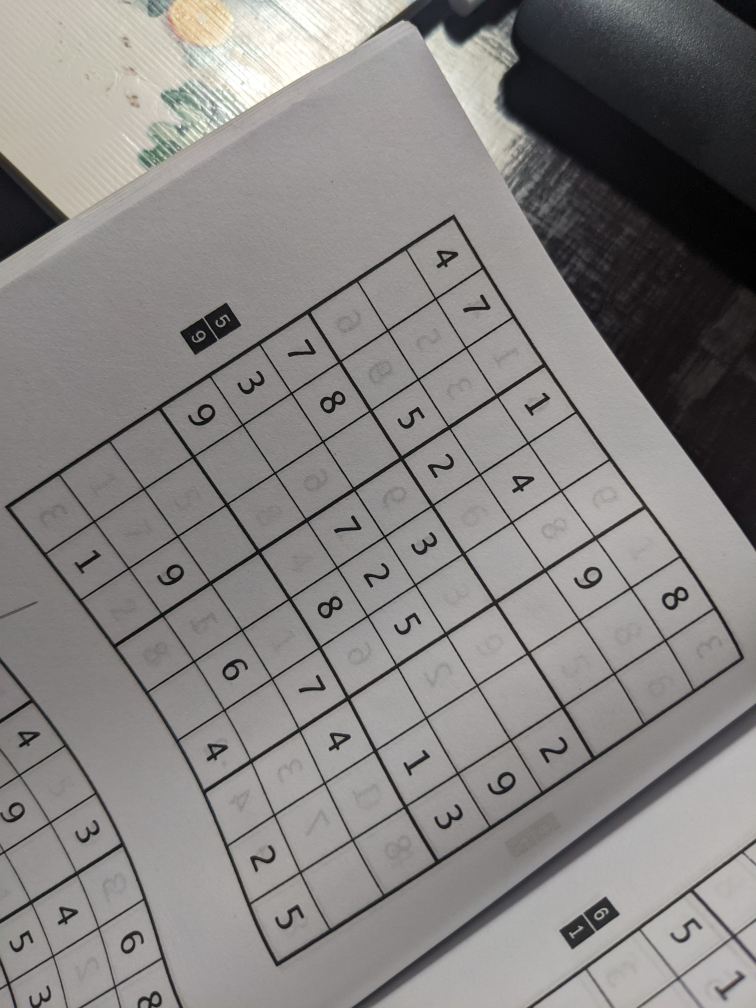
#> input picture images/sudoku.jpg, 3024 x 4032 px (shown at 1/4 size)
$ jupyter execute threshold.ipynb
#> lines starting #> are read from the running program, lines starting #| are printed output that depends on the picture; after the words box and inside, x2 and y2 are one past the last pixel; in counts of white or black regions, pixels touching at a corner belong together
[cell 1]
import cv2 as cv
import numpy as np
import matplotlib.pyplot as plt

## Threshold

Hai loại: threshold local và threshold global. Threshold có nhiệm vụ là chia các pixel trong ảnh thành hai loại trắng (giá trị cao nhất 255) và đen (giá trị nhỏ nhất 0).

Threshold đơn giản nhất là nếu giá trị pixel (gray scale) lớn hơn một ngưỡng $\theta$ thì thuộc loại trắng, ngược lại thuộc loại đen. Thực hiện bằng hàm `threshold` của OpenCV.

[cell 2]
img = cv.imread('images/sudoku.jpg') # ảnh bảng sudoku
#> img is the input picture: shape (4032, 3024, 3); mean B, G, R 129.6, 131.1, 133.8
height, width = img.shape[:2]
#> height = 4032; width = 3024
img = cv.resize(img, (width//4, height//4)) # resize lại ảnh cho nhỏ
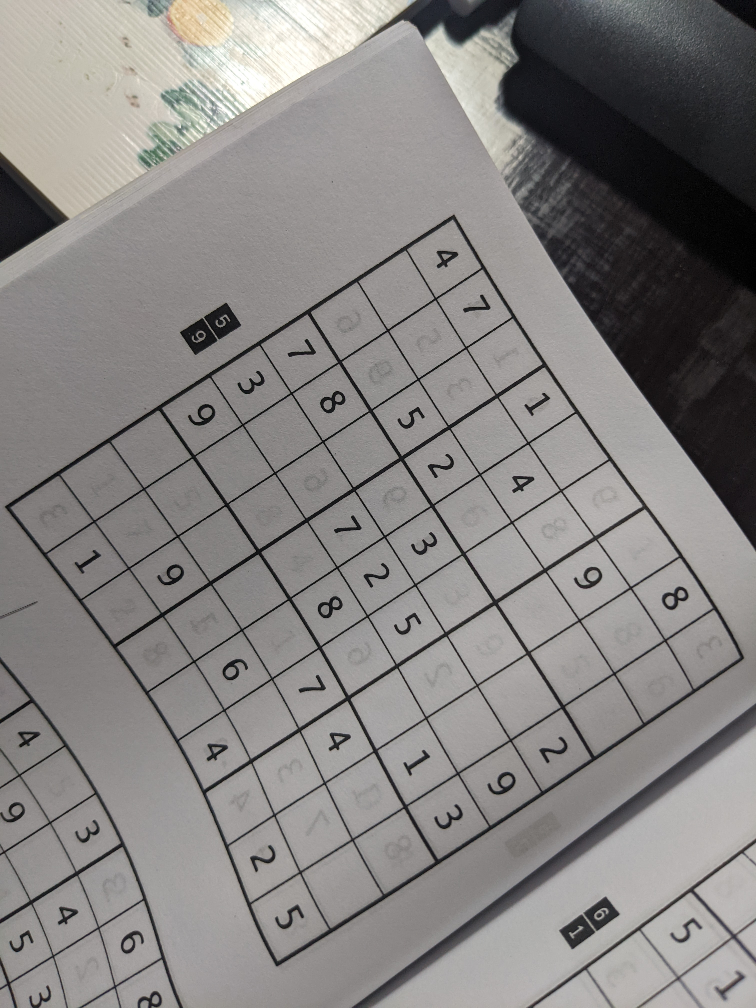
#> img: shape (1008, 756, 3); mean B, G, R 129.8, 131.3, 134
height, width = img.shape[:2]
#> height = 1008; width = 756

img = cv.cvtColor(img, cv.COLOR_BGR2GRAY)
#> img: shape (1008, 756)
ret, img_bw1 = cv.threshold(img, 127, 255, cv.THRESH_BINARY) # ngưỡng là 127, lớn hơn 127 thì gán 255
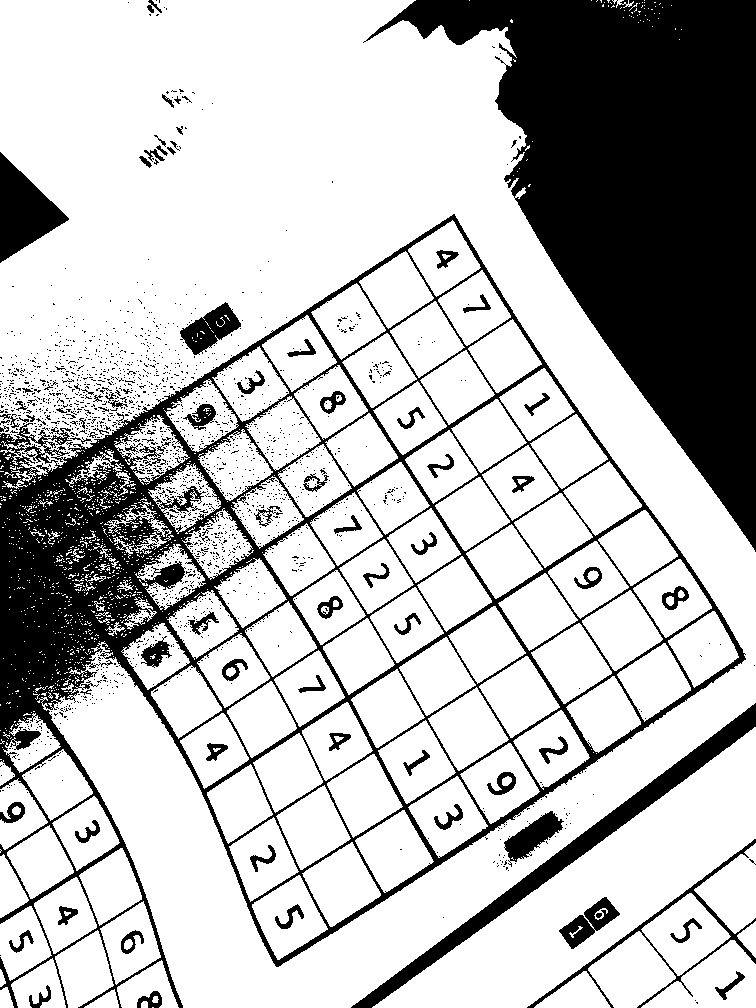
#> img_bw1: shape (1008, 756); 73.7% white; 1930 black regions (1851 under 20 px), largest, box (x1, y1, x2, y2) and area: (363, 0, 756, 552) 96379, (0, 214, 746, 1008) 71610, (351, 703, 756, 1008) 8012
ret, img_bw2 = cv.threshold(img, 100, 255, cv.THRESH_BINARY) # ngưỡng là 100, lớn hơn 100 thì gán 255
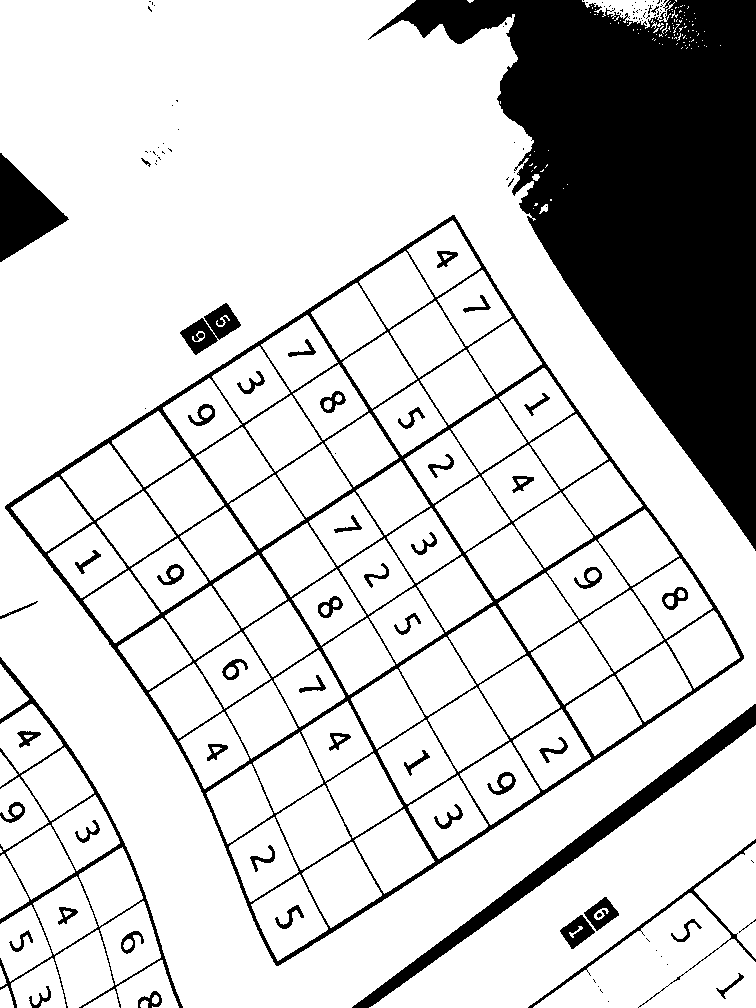
#> img_bw2: shape (1008, 756); 80.6% white; 128 black regions (76 under 20 px), largest, box (x1, y1, x2, y2) and area: (368, 0, 756, 551) 93581, (5, 215, 744, 966) 27791, (352, 704, 756, 1008) 7225

plt.subplot(1, 3, 1)
plt.imshow(img, cmap='gray', vmin=0, vmax=255)
plt.subplot(1, 3, 2)
plt.imshow(img_bw1, cmap='gray', vmin=0, vmax=255)
plt.subplot(1, 3, 3)
plt.imshow(img_bw2, cmap='gray', vmin=0, vmax=255)
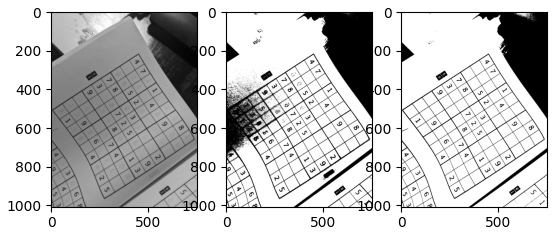
#> figure drawn by matplotlib, 3 panels

Loại threshold thuộc loại cục bộ, thực hiện bằng hàm `adaptiveThreshold`. Ở đây, nếu giá trị pixel lớn hơn ngưỡng bằng giá trị cục bộ xung quanh pixel (xác định bằng các bộ lọc: trung bình, gaussian) thì sẽ được gán giá trị lớn nhất (ví dụ: 255).

[cell 3]
img = cv.imread('images/sudoku.jpg') # ảnh bảng sudoku
height, width = img.shape[:2]
#> height = 4032; width = 3024
img = cv.resize(img, (width//4, height//4)) # resize lại ảnh cho nhỏ
height, width = img.shape[:2]
#> height = 1008; width = 756

img = cv.cvtColor(img, cv.COLOR_BGR2GRAY)
ret, img_bw1 = cv.threshold(img, 100, 255, cv.THRESH_BINARY) # ngưỡng là 100, lớn hơn 100 thì gán 255
img_bw2 = cv.adaptiveThreshold(img, 255, cv.ADAPTIVE_THRESH_GAUSSIAN_C, cv.THRESH_BINARY, \
                               33, 50) # ngưỡng được tính bằng bộ lọc gaussian kích thước 33, trừ đi giá trị hằng bằng 50
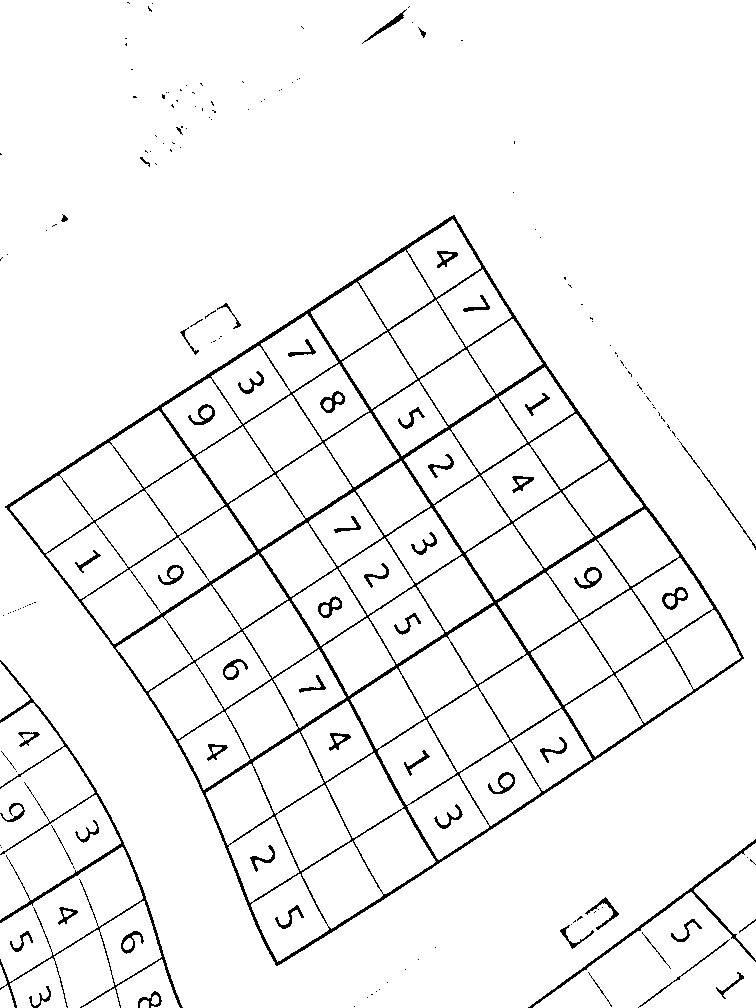
#> img_bw2: shape (1008, 756); 95.5% white; black in thin lines or dots

plt.subplot(1, 3, 1)
plt.imshow(img, cmap='gray', vmin=0, vmax=255)
plt.subplot(1, 3, 2)
plt.imshow(img_bw1, cmap='gray', vmin=0, vmax=255)
plt.subplot(1, 3, 3)
plt.imshow(img_bw2, cmap='gray', vmin=0, vmax=255)

Threshold thuộc loại global sử dụng thuật toán Otsu thì giá trị threshold $\theta$ được tạo ra tự động dựa vào input ảnh đầu vào.

[cell 4]
img = cv.imread('images/sudoku.jpg') # ảnh bảng sudoku
height, width = img.shape[:2]
#> height = 4032; width = 3024
img = cv.resize(img, (width//4, height//4)) # resize lại ảnh cho nhỏ
height, width = img.shape[:2]
#> height = 1008; width = 756

img = cv.cvtColor(img, cv.COLOR_BGR2GRAY)
ret, img_bw1 = cv.threshold(img, 100, 255, cv.THRESH_BINARY) # ngưỡng là 100, lớn hơn 100 thì gán 255
ret, img_bw2 = cv.threshold(img, 0, 255, cv.THRESH_BINARY + cv.THRESH_OTSU) # ngưỡng được tự động xác định bằng thuật toán Otsu
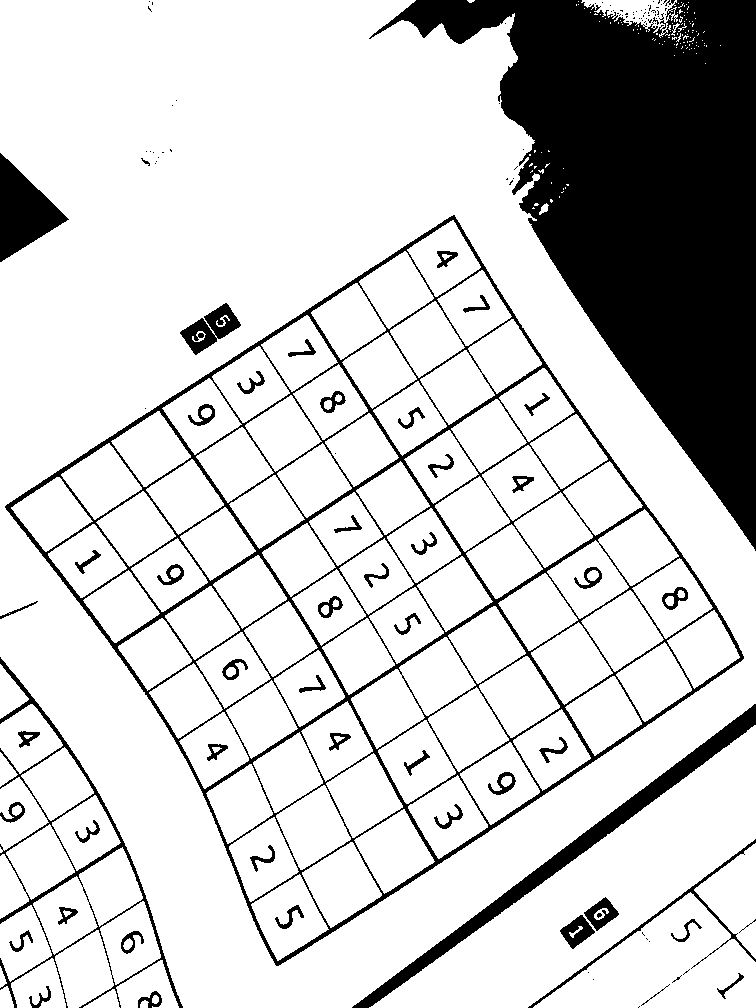
#> img_bw2: shape (1008, 756); 80.9% white; 132 black regions (79 under 20 px), largest, box (x1, y1, x2, y2) and area: (369, 0, 756, 551) 92986, (5, 215, 744, 966) 27050, (352, 704, 756, 1008) 7081
#> ret = 96

plt.subplot(1, 3, 1)
plt.imshow(img, cmap='gray', vmin=0, vmax=255)
plt.subplot(1, 3, 2)
plt.imshow(img_bw1, cmap='gray', vmin=0, vmax=255)
plt.subplot(1, 3, 3)
plt.imshow(img_bw2, cmap='gray', vmin=0, vmax=255)

$ run again, with images/alley.jpg copied over images/sudoku.jpg
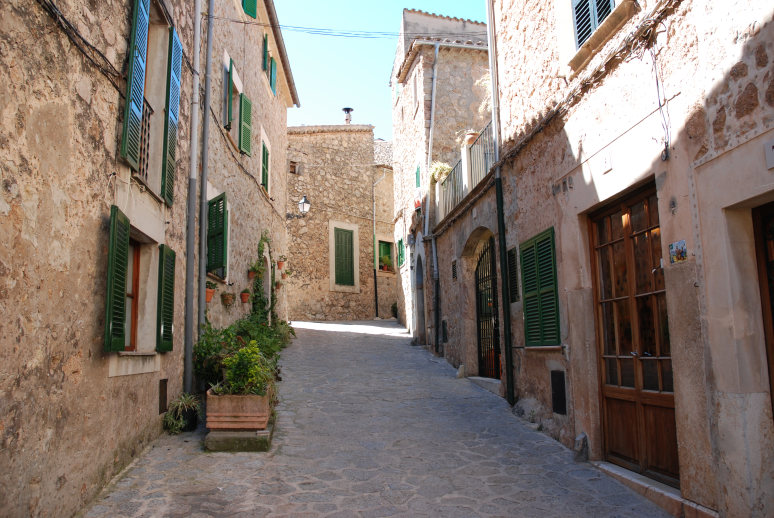
#> input picture images/alley.jpg, 774 x 518 px
#> img is the input picture: shape (518, 774, 3); mean B, G, R 112.7, 121.3, 133.9
#> `ret, img_bw1 = cv.threshold(img, 127, 255, cv.THRESH_BINARY)`:
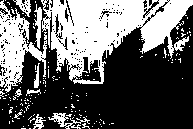
#> img_bw1: shape (129, 193); 39.2% white; 161 white regions (151 under 20 px), largest, box (x1, y1, x2, y2) and area: (41, 0, 193, 84) 6683, (0, 0, 47, 93) 1881, (48, 113, 90, 129) 220
#> `ret, img_bw2 = cv.threshold(img, 0, 255, cv.THRESH_BINARY + cv.THRESH_..`:
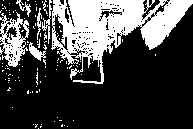
#> img_bw2: shape (129, 193); 27.8% white; 109 white regions (102 under 20 px), largest, box (x1, y1, x2, y2) and area: (51, 0, 193, 84) 5434, (0, 12, 29, 67) 792, (29, 42, 46, 61) 135
#> ret = 148
